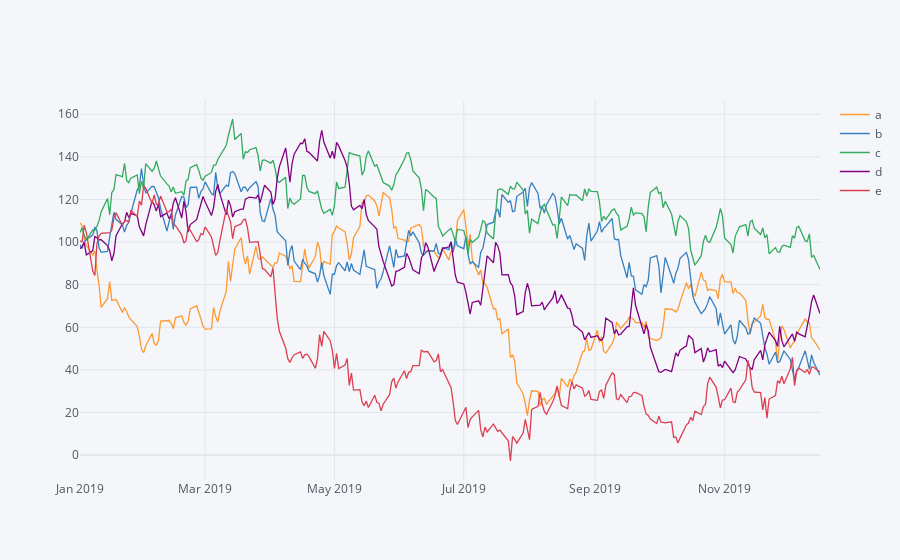

Write notebook code for a chart like this one.
### Code cell
plyo.iplot(  
    df.iplot(asFigure=True),  
    image='png',  
    filename='ply_01'  
)

### Figure 1 — Plotly figure (JSON) as saved in the notebook; plotly's stock layout.template omitted (floating-point values rounded to 4 significant figures; data arrays with more than 128 entries replaced by an {"elided": "..."} marker saying what was removed)
{"data": [{"name": "a", "text": "", "mode": "lines", "y": {"elided": "250 float values"}, "x": {"elided": "250 str values"}, "line": {"color": "rgba(255, 153, 51, 1.0)", "dash": "solid", "shape": "linear", "width": 1.3}, "type": "scatter"}, {"name": "b", "text": "", "mode": "lines", "y": {"elided": "250 float values"}, "x": {"elided": "250 str values"}, "line": {"color": "rgba(55, 128, 191, 1.0)", "dash": "solid", "shape": "linear", "width": 1.3}, "type": "scatter"}, {"name": "c", "text": "", "mode": "lines", "y": {"elided": "250 float values"}, "x": {"elided": "250 str values"}, "line": {"color": "rgba(50, 171, 96, 1.0)", "dash": "solid", "shape": "linear", "width": 1.3}, "type": "scatter"}, {"name": "d", "text": "", "mode": "lines", "y": {"elided": "250 float values"}, "x": {"elided": "250 str values"}, "line": {"color": "rgba(128, 0, 128, 1.0)", "dash": "solid", "shape": "linear", "width": 1.3}, "type": "scatter"}, {"name": "e", "text": "", "mode": "lines", "y": {"elided": "250 float values"}, "x": {"elided": "250 str values"}, "line": {"color": "rgba(219, 64, 82, 1.0)", "dash": "solid", "shape": "linear", "width": 1.3}, "type": "scatter"}], "layout": {"title": {"font": {"color": "#4D5663"}}, "paper_bgcolor": "#F5F6F9", "plot_bgcolor": "#F5F6F9", "yaxis": {"tickfont": {"color": "#4D5663"}, "zerolinecolor": "#E1E5ED", "title": {"text": "", "font": {"color": "#4D5663"}}, "gridcolor": "#E1E5ED", "showgrid": true}, "xaxis": {"tickfont": {"color": "#4D5663"}, "zerolinecolor": "#E1E5ED", "title": {"text": "", "font": {"color": "#4D5663"}}, "gridcolor": "#E1E5ED", "showgrid": true}, "legend": {"bgcolor": "#F5F6F9", "font": {"color": "#4D5663"}}}}
